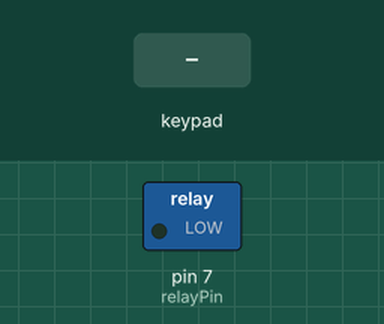
Bench run of a sketch on a simulated Arduino Uno, built with avr-gcc and run on an emulated ATmega328P. On the bench: switched loads named in the sketch (green lamp = pin HIGH). Inputs (shaded band) come from the test bench. What the sketch prints to the serial monitor is not drawn.

Above: at 1.2 s.
1.3 s: keypad keys 1 5 9 pressed 0.4 s apart
At 3.3 s:
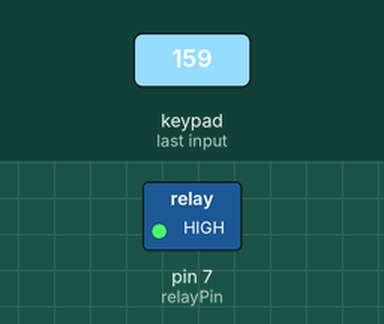
4.0 s: key 'C' pressed
7.0 s: key 'A' pressed
8.6 s: keypad keys 5 4 3 2 pressed 0.4 s apart
11.7 s: key 'B' pressed
13.2 s: keypad keys 5 4 3 2 # pressed 0.4 s apart
Timing chart, 0 to 16.2 s (numbered marks = the images above; inputs shaded):
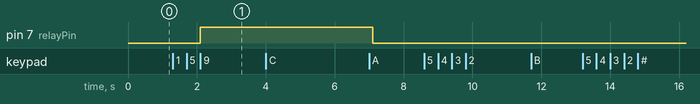

The sketch:

pin.ino
```cpp
/* @file CustomKeypad.pde
|| @version 1.0
|| @author Alexander Brevig
|| @contact alexanderbrevig@gmail.com
||
|| @description
|| | Demonstrates changing the keypad size and key values.
|| #
*/
#include <Keypad.h>
#define relayPin 7
const byte ROWS = 4; //four rows
const byte COLS = 4; //four columns
//define the cymbols on the buttons of the keypads
char hexaKeys[ROWS][COLS] = {
  {'7','8','9','C'},
  {'1','2','3','A'},
  {'4','5','6','B'},
  {'*','0','#','D'}
};
byte rowPins[ROWS] = {A3, A2, A1, A0}; //connect to the row pinouts of the keypad
byte colPins[COLS] = {5, 4, 3, 2}; //connect to the column pinouts of the keypad

//initialize an instance of class NewKeypad
Keypad customKeypad = Keypad( makeKeymap(hexaKeys), rowPins, colPins, ROWS, COLS);
int position = 0;
int salah = 0;
void setup(){
    pinMode(relayPin, OUTPUT);
  Serial.begin(9600);
}

void loop(){
     digitalWrite(relayPin, LOW);
  char* password = "159";
  char customKey = customKeypad.getKey();
  if (customKey){
    Serial.print(customKey);
  }
  if (
    customKey == '2' ||
    customKey == '3' ||
    customKey == 'A' ||
    customKey == '4' ||
    customKey == '6' ||
    customKey == 'B' ||
    customKey == '7' ||
    customKey == '8' ||
    customKey == 'C' ||
    customKey == '*' ||
    customKey == '0' ||
    customKey == '#' ||
    customKey == 'D'

    ){
    salah++;

  }  if (salah == 3){
     salah = 0;
    Serial.println("Password Salah");
    position = 0;
  }
  if (customKey == password[position] ){
    position++;
  } if (position == 3){
   Serial.print(password[0]);
    Serial.print(password[1]);
    Serial.print(password[2]);
    Serial.println("Akses Diterima");
    digitalWrite(relayPin, HIGH);
    // Kasi Delay 2 detik
    Serial.println("HIGH selama 5 detik (BUKA PINTU)");
    delay(5000);
  }
  if(position == 4){
    position = 0;
  }

}
```

Measured:
- after the input at 1.3 s, pin 7 (relayPin): LOW → HIGH after 0.80 s
- after the input at 4.0 s, every drawn part: stays the same
- after the input at 8.6 s, every drawn part: stays the same
- after the input at 11.7 s, every drawn part: stays the same
- after the input at 13.2 s, every drawn part: stays the same
